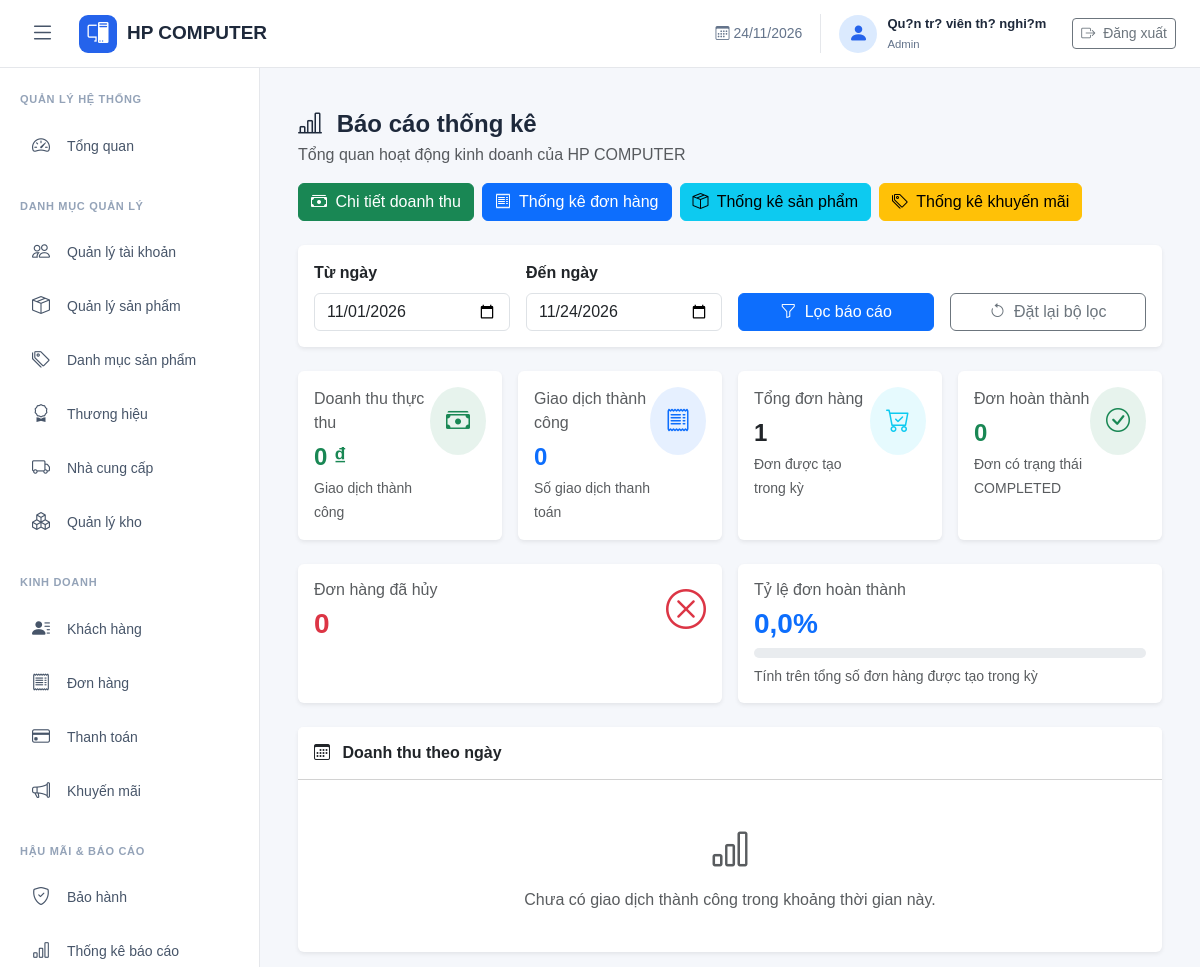
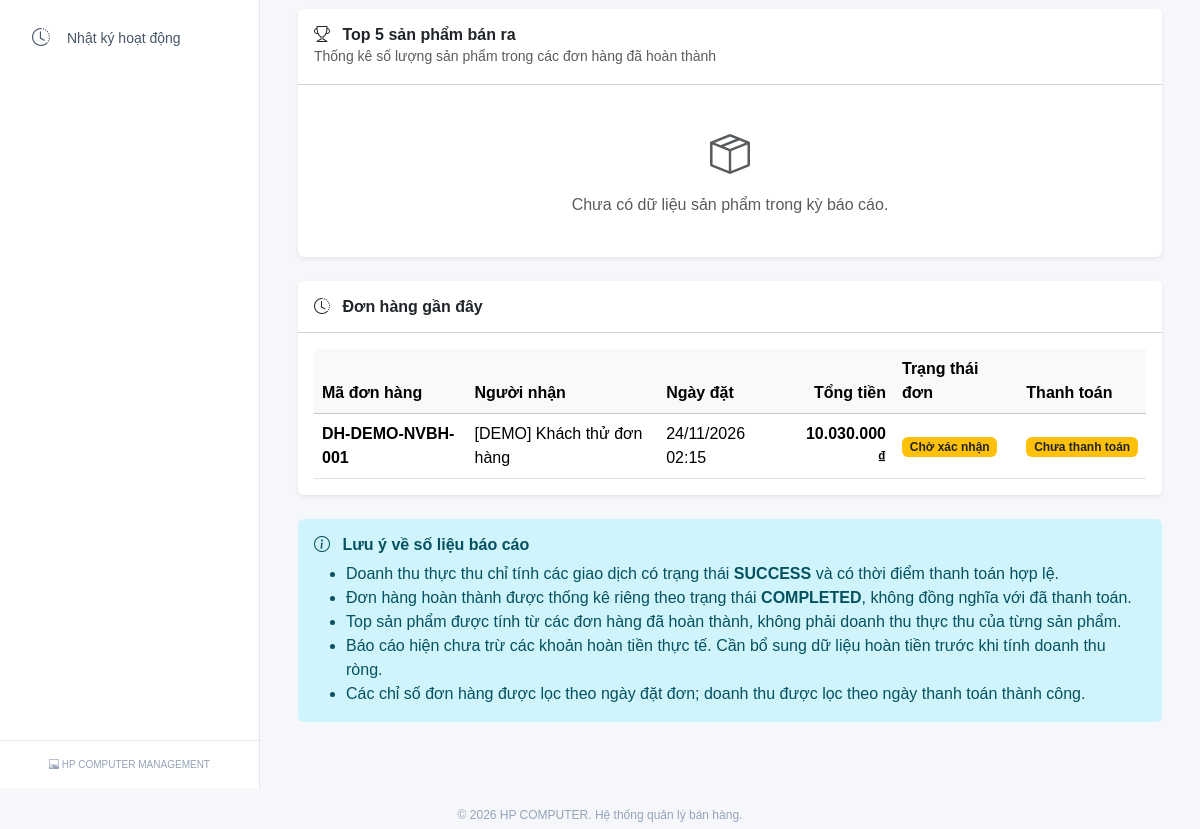
The app's page /reports.php (signed in) with its own data (2 pictures, top to bottom).
### tables this page shows
CREATE TABLE `don_hang` (
  `ma_don_hang` int(11) NOT NULL,
  `ma_khach_hang` int(11) NOT NULL,
  `ma_nguoi_tao` int(11) DEFAULT NULL,
  `ma_so_don_hang` varchar(50) NOT NULL,
  `ngay_dat` datetime NOT NULL DEFAULT current_timestamp(),
  `ten_nguoi_nhan` varchar(150) NOT NULL,
  `sdt_nguoi_nhan` varchar(20) NOT NULL,
  `dia_chi_giao_hang` varchar(255) NOT NULL,
  `tam_tinh` decimal(15,2) UNSIGNED NOT NULL DEFAULT 0.00,
  `tien_giam_gia` decimal(15,2) UNSIGNED NOT NULL DEFAULT 0.00,
  `phi_van_chuyen` decimal(15,2) UNSIGNED NOT NULL DEFAULT 0.00,
  `tong_tien` decimal(15,2) UNSIGNED NOT NULL DEFAULT 0.00,
  `trang_thai_don_hang` enum('PENDING','CONFIRMED','PROCESSING','SHIPPING','COMPLETED','CANCELLED') NOT NULL DEFAULT 'PENDING',
  `trang_thai_thanh_toan` enum('UNPAID','PARTIAL','PAID','REFUNDED') NOT NULL DEFAULT 'UNPAID',
  `ghi_chu` text DEFAULT NULL,
  `ngay_cap_nhat` datetime NOT NULL DEFAULT current_timestamp() ON UPDATE current_timestamp()
);

### modules/reports/index.php (the view, shortened to what the rows shown need)
<?php
require_once __DIR__ . '/../../includes/permission_check.php';
$e = static function ($value) {
    return htmlspecialchars((string) $value, ENT_QUOTES, 'UTF-8');
};
$formatMoney = static function ($value) {
    return number_format((float) $value, 0, ',', '.') . ' ₫';
};
$today = date('Y-m-d');
$firstDayOfMonth = date('Y-m-01');
$tuNgay = $_GET['tu_ngay'] ?? $firstDayOfMonth;
$denNgay = $_GET['den_ngay'] ?? $today;
$tuNgaySQL = $tuNgay . ' 00:00:00';
$denNgaySQL = date('Y-m-d', strtotime($denNgay . ' +1 day')) . ' 00:00:00';
$donHangGanDay = [];
$loiTruyVan = null;
try {
    $sqlDonHangGanDay = "
        SELECT
            ma_don_hang,
            ma_so_don_hang,
            ten_nguoi_nhan,
            tong_tien,
            trang_thai_don_hang,
            trang_thai_thanh_toan,
            ngay_dat
        FROM don_hang
        WHERE ngay_dat >= :tu_ngay
          AND ngay_dat < :den_ngay
        ORDER BY ngay_dat DESC
        LIMIT 10
    ";
    $stmt = $pdo->prepare($sqlDonHangGanDay);
    $stmt->execute([
        ':tu_ngay' => $tuNgaySQL,
        ':den_ngay' => $denNgaySQL
    ]);
    $donHangGanDay = $stmt->fetchAll(PDO::FETCH_ASSOC);
} catch (PDOException $exception) {
    error_log('HPComputer Reports Error: ' . $exception->getMessage());
    $loiTruyVan = 'Không thể tải dữ liệu báo cáo. Vui lòng kiểm tra cơ sở dữ liệu.';
}
$trangThaiDonHang = [
    'PENDING' => [
        'label' => 'Chờ xác nhận',
        'class' => 'bg-warning text-dark'
    ],
    'CONFIRMED' => [
        'label' => 'Đã xác nhận',
        'class' => 'bg-info text-dark'
    ],
    'PROCESSING' => [
        'label' => 'Đang chuẩn bị',
        'class' => 'bg-primary'
    ],
    'SHIPPING' => [
        'label' => 'Đang giao',
        'class' => 'bg-primary'
    ],
    'COMPLETED' => [
        'label' => 'Hoàn thành',
        'class' => 'bg-success'
    ],
    'CANCELLED' => [
        'label' => 'Đã hủy',
        'class' => 'bg-danger'
    ]
];
$trangThaiThanhToan = [
    'UNPAID' => [
        'label' => 'Chưa thanh toán',
        'class' => 'bg-warning text-dark'
    ],
    'PARTIAL' => [
        'label' => 'Thanh toán một phần',
        'class' => 'bg-info text-dark'
    ],
    'PAID' => [
        'label' => 'Đã thanh toán',
        'class' => 'bg-success'
    ],
    'REFUNDED' => [
        'label' => 'Đã hoàn tiền',
        'class' => 'bg-secondary'
    ]
];
?>
<div class="container-fluid py-3">
    <?php if ($loiTruyVan !== null): ?>
        <div class="alert alert-danger">
            <i class="bi bi-exclamation-triangle me-2"></i>
            <?= $e($loiTruyVan) ?>
        </div>
    <?php else: ?>
    <div class="card border-0 shadow-sm mb-4">
        <div class="card-body">
            <?php if (empty($donHangGanDay)): ?>
                <div class="text-center py-4">
                    <i class="bi bi-inbox text-muted fs-1"></i>
                    <p class="text-muted mt-2 mb-0">
                        Chưa có đơn hàng trong khoảng thời gian này.
                    </p>
                </div>
            <?php else: ?>
                <div class="table-responsive">
                    <table class="table table-hover align-middle mb-0">
                        <thead class="table-light">
                            <tr>
                                <th>Mã đơn hàng</th>
                                <th>Người nhận</th>
                                <th>Ngày đặt</th>
                                <th class="text-end">Tổng tiền</th>
                                <th>Trạng thái đơn</th>
                                <th>Thanh toán</th>
                            </tr>
                        </thead>
                        <tbody>
                            <?php foreach ($donHangGanDay as $donHang): ?>
                                <?php
                                $statusDon = $trangThaiDonHang[$donHang['trang_thai_don_hang']]
                                    ?? [
                                        'label' => $donHang['trang_thai_don_hang'],
                                        'class' => 'bg-secondary'
                                    ];
                                $statusThanhToan = $trangThaiThanhToan[$donHang['trang_thai_thanh_toan']]
                                    ?? [
                                        'label' => $donHang['trang_thai_thanh_toan'],
                                        'class' => 'bg-secondary'
                                    ];
                                ?>
                                <tr>
                                    <td class="fw-semibold">
                                        <?= $e($donHang['ma_so_don_hang']) ?>
                                    </td>
                                    <td>
                                        <?= $e($donHang['ten_nguoi_nhan']) ?>
                                    </td>
                                    <td>
                                        <?= $e(date(
                                            'd/m/Y H:i',
                                            strtotime($donHang['ngay_dat'])
                                        )) ?>
                                    </td>
                                    <td class="text-end fw-semibold">
                                        <?= $e($formatMoney($donHang['tong_tien'])) ?>
                                    </td>
                                    <td>
                                        <span class="badge <?= $e($statusDon['class']) ?>">
                                            <?= $e($statusDon['label']) ?>
                                        </span>
                                    </td>
                                    <td>
                                        <span class="badge <?= $e($statusThanhToan['class']) ?>">
                                            <?= $e($statusThanhToan['label']) ?>
                                        </span>
                                    </td>
                                </tr>
                            <?php endforeach; ?>
                        </tbody>
                    </table>
                </div>
            <?php endif; ?>
        </div>
    </div>
    <?php endif; ?>
</div>

### records on screen
don_hang: ma_so_don_hang "DH-DEMO-NVBH-001", ten_nguoi_nhan "[DEMO] Khách thử đơn hàng", ngay_dat "24/11/2026 02:15", tong_tien "10.030.000 ₫", trang_thai_don_hang "Chờ xác nhận", trang_thai_thanh_toan "Chưa thanh toán"

### other values on screen
$hoTen "Qu?n tr? viên th? nghi?m"
$tenVaiTro "Admin"
$e($formatMoney($tongDoanhThu)) "0 ₫"
$e($formatNumber($tongGiaoDichThanhCong)) "0"
$e($formatNumber($tongDonHang)) "1"
$e($formatNumber($tongDonHoanThanh)) "0"
$e($formatNumber($tongDonDaHuy)) "0"
$tyLeHoanThanh "0,0"
